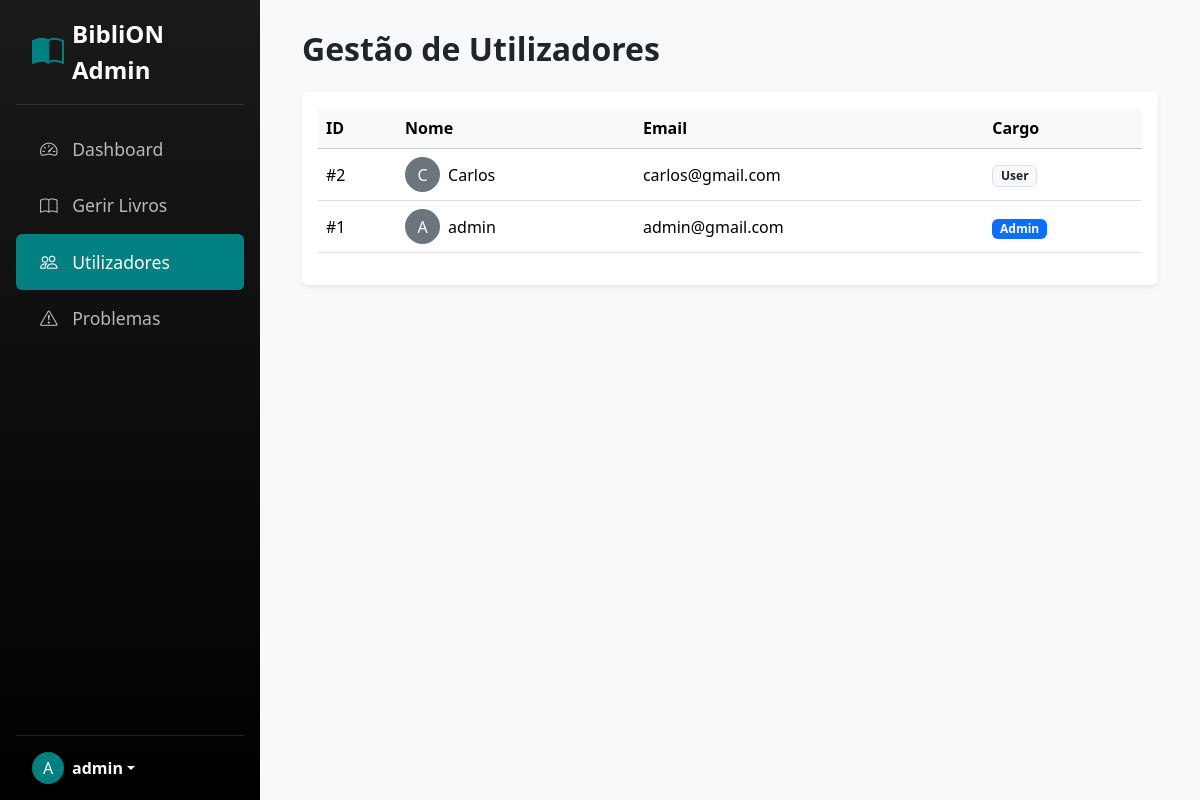
The app's page /admin/gerir_utilizadores.php (signed in) with its own data.
### tables this page shows
CREATE TABLE IF NOT EXISTS `utilizadores` (
  `ID_Utilizador` int NOT NULL AUTO_INCREMENT,
  `Nome` varchar(255) NOT NULL,
  `Email` varchar(255) NOT NULL,
  `Password` varchar(255) NOT NULL,
  `DataRegisto` datetime NOT NULL,
  `Cargo` enum('user','admin') DEFAULT 'user',
  PRIMARY KEY (`ID_Utilizador`),
  UNIQUE KEY `Email` (`Email`)
);

### admin/gerir_utilizadores.php (the view, shortened to what this page needs)
<?php
include 'includes/connection.php';
$sql = "SELECT * FROM utilizadores ORDER BY ID_Utilizador DESC";
$stmt = $dbh->query($sql);
$users = $stmt->fetchAll();
?>
<!DOCTYPE html>
<html lang="pt">
<head>
    <link rel="stylesheet" href="../css/bootstrap.min.css">
    <link rel="stylesheet" href="../css/bootstrap-icons.min.css">
    <link href="css/admin_style.css" rel="stylesheet">
</head>
<body>
    <?php include 'includes/nav.php';?>
    <div class="main-content">
        <div class="container-fluid">
            <h2 class="mb-4 fw-bold">Gestão de Utilizadores</h2>
            <div class="card border-0 shadow-sm">
                <div class="card-body">
                    <div class="table-responsive">
                        <table class="table table-hover align-middle">
                            <thead class="table-light">
                                <tr>
                                    <th>ID</th>
                                    <th>Nome</th>
                                    <th>Email</th>
                                    <th>Cargo</th>
                                </tr>
                            </thead>
                            <tbody>
                                <?php foreach($users as $user): ?>
                                <tr>
                                    <td>#<?php echo $user['ID_Utilizador']; ?></td>
                                    <td>
                                        <div class="d-flex align-items-center">
                                            <div class="rounded-circle bg-secondary text-white d-flex justify-content-center align-items-center me-2" style="width: 35px; height: 35px;">
                                                <?php echo strtoupper(substr($user['Nome'], 0, 1)); ?>
                                            </div>
                                            <?php echo htmlspecialchars($user['Nome']); ?>
                                        </div>
                                    </td>
                                    <td><?php echo htmlspecialchars($user['Email']); ?></td>
                                    <td>
                                        <?php if($user['Cargo'] == 'admin'): ?>
                                            <span class="badge bg-primary">Admin</span>
                                        <?php else: ?>
                                            <span class="badge bg-light text-dark border">User</span>
                                        <?php endif; ?>
                                    </td>
                                </tr>
                                <?php endforeach; ?>
                            </tbody>
                        </table>
                    </div>
                </div>
            </div>
        </div>
    </div>
</body>
</html>

### admin/css/admin_style.css (style rules this page uses)
body { min-height: 100vh; overflow-x: hidden; background-color: #f8f9fa; }
.main-content { margin-left: 260px; padding: 30px; background-color: #f8f9fa; min-height: 100vh; transition: margin-left 0.3s; }

### records on screen
utilizadores: ID_Utilizador "2", Nome "C", Nome "Carlos", Email "carlos@gmail.com", Cargo "User"
utilizadores: ID_Utilizador "1", Nome "A", Nome "admin", Email "admin@gmail.com", Cargo "Admin"

### other values on screen
substr($_SESSION['user_name'], 0, 1) "A"
$_SESSION['user_name'] "admin"
